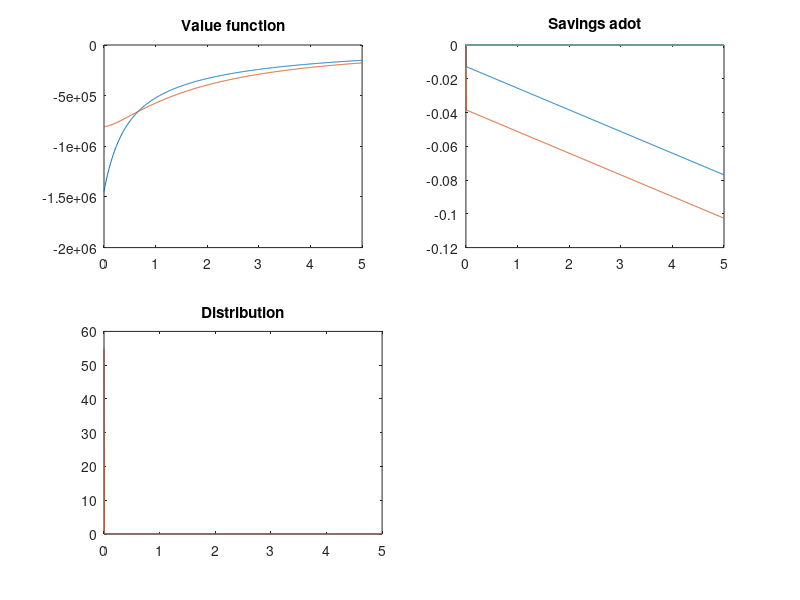

Write the MATLAB code that produced this figure.
%% Set parameters
clc
clear 
lambda = 0.02;
gamma = 3.5;
eta = 0.5;
chi = 1.0;
rho = 0.018;
r = 0.01;

% grids
Na = 550;
amin=0.0;
amax=5.0;
agrid = linspace(amin,amax,Na)';
Da = agrid(2)-agrid(1);

w =0.01;
z = [1 3];
ygrid = w*z;
Ny=length(ygrid);

p=1.0;
% create matrices for the states to make some stuff easier
aa = agrid * ones(1,Ny);
yy = ones(Na,1)*ygrid;

% set the utility functions and it's derivative
util = @(c,gamma) c.^(1-gamma)/(1-gamma);
uprime = @(c,gamma) c.^(-gamma);
uprimeinv = @(dV,gamma) dV.^(-1/gamma);

f = @(h,eta) chi*h.^(1-eta)/(1-eta);
fprime = @(h,eta) chi*h.^(-eta);
fprimeinv = @(dV,eta) 1/chi*dV.^(-1/eta);
bc = @(c,y,a) y - c + r*a ;


% numerical parameters
maxit = 1;
crit = 10^(-6);
Delta = 1000;

% preallocate some variables
dVf = zeros(Na,Ny);
dVb = zeros(Na,Ny);
dV0 = zeros(Na,Ny);
cf = zeros(Na,Ny);
cb = zeros(Na,Ny);
c0 = zeros(Na,Ny);
adotf = zeros(Na,Ny);
adotb = zeros(Na,Ny);
If = false(Na,Ny);
Ib = false(Na,Ny);
I0 = false(Na,Ny);
V   = zeros(Na,Ny);

% initial guess (present value of staying put forever)
V0 =util(r.*aa + yy,gamma)/rho*0.1;
Vnew = V0;

%%
for n=1:maxit
    %disp(sprintf('Starting iteration %d',n))
    V = Vnew;
   
    dVf(1:Na-1,:) = (V(2:Na,:) - V(1:Na-1,:))/Da;
    dVb(2:Na,:) = (V(2:Na,:) - V(1:Na-1,:))/Da;

    % End point corrections, only the first is important
    dVb(1,:) = uprime(ygrid + r*amin,gamma);
    dVf(Na,:) = uprime(ygrid + r*amax,gamma); 

    cf = uprimeinv(dVf,gamma) ;
    cb = uprimeinv(dVb,gamma) ;

    hf = fprimeinv(p*dVf,eta);
    hb = fprimeinv(p*dVb,eta);

    adotf = bc(cf+p*hf,yy,aa);
    adotb = bc(cb+p*hb,yy,aa);

    c0 = yy + r*aa;
    dV0 = uprime(c0,gamma);


   
    
    Hf = util(cf,gamma) + f(hf,eta) + dVf.*adotf
    Hb = util(cb,gamma) + f(hb,eta) + dVb.*adotf
    Ineither = (1-(adotf>0)) .* (1-(adotb<0));
    Iunique = (adotb<0).*(1-(adotf>0)) + (1-(adotb<0)).*(adotf>0);
    Iboth = (adotb<0).*(adotf>0);
    Ib = Iunique.*(adotb<0) + Iboth.*(Hb>=Hf);
    If = Iunique.*(adotf>0) + Iboth.*(Hf>=Hb);
    I0 = Ineither;
    I0 = (1-If-Ib);
    
   
    dVupwind = (dVf.*If + dVb.*Ib + dV0.*I0);
    c = uprimeinv(dVupwind,gamma);
    h = fprimeinv(p*dVupwind,eta);
    adot = bc(c + p*h,yy ,aa);
    u = util(c,gamma) + f(h,eta);
    
    % Construct the A matrixIb
    Xvec = - Ib.*adotb/Da;
    Yvec = Ib.*adotb/Da - If.*adotf/Da - lambda;
    Zvec = If.*adotf/Da;
    
    
    A1block = spdiags(Yvec(:,1),0,Na,Na) + spdiags(Xvec(2:Na,1),-1,Na,Na) + spdiags([0;Zvec(1:Na-1,1)],1,Na,Na);
    A2block = spdiags(Yvec(:,2),0,Na,Na) + spdiags(Xvec(2:Na,2),-1,Na,Na) + spdiags([0;Zvec(1:Na-1,2)],1,Na,Na);
    lambdablock = lambda*speye(Na,Na);
    A = [A1block,lambdablock; lambdablock, A2block];
    
    B = (rho + 1/Delta)*speye(2*Na) - A;
    
    ustack = [u(:,1); u(:,2)];
    Vstack = [V(:,1); V(:,2)];
    
    b = ustack + Vstack/Delta;
    Vstack = B\b ;
    Vnew = [Vstack(1:Na), Vstack(Na+1:2*Na)];
    
    diff = max(max(abs(Vnew - V)));
    disp([n,diff])
    if diff<crit
        disp(sprintf('Value function converged on iteration %d',n));
        break
    end
end
V=Vnew;

It = If + Ib;



%% Distribution
AT= A';
tempvec = zeros(Na*2,1);

% Need to hack one value so that it's not singular
ihack = 1;
tempvec(ihack) = 0.1;
row = zeros(1,Na*2);
row(ihack) = 1;
AT(ihack,:) = row;

gstack = AT\tempvec;
gmass = ones(1,2*Na)*gstack*Da;
gstack = gstack/gmass;

g = [gstack(1:Na), gstack(Na+1:2*Na)];
%% Next lets plot the results

figure(1)
subplot(2,2,1)
plot(agrid,V)
title("Value function")

subplot(2,2,2)
plot(agrid,adot)
title("Savings adot")
hold on
plot(agrid,zeros(Na))
hold off

subplot(2,4,5:6)
plot(agrid,g)
title("Distribution")



    
    
    
